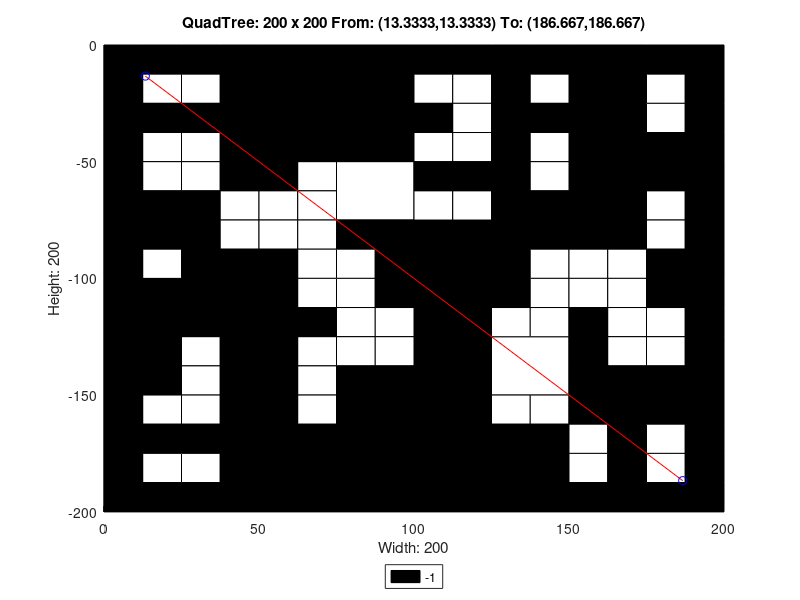

Write the MATLAB code that produced this figure.
axis([0 200 -200 0]);
title('QuadTree: 200 x 200 From: (13.3333,13.3333) To: (186.667,186.667)');
xlabel('Width: 200');
ylabel('Height: 200');
rectangle('Position',[50 -50 50 50], 'FaceColor',[0 0 0]);
rectangle('Position',[75 -75 25 25], 'FaceColor',[1 1 1]);
rectangle('Position',[150 -25 25 25], 'FaceColor',[0 0 0]);
rectangle('Position',[150 -50 25 25], 'FaceColor',[0 0 0]);
rectangle('Position',[100 -100 25 25], 'FaceColor',[0 0 0]);
rectangle('Position',[150 -75 25 25], 'FaceColor',[0 0 0]);
rectangle('Position',[0 -125 25 25], 'FaceColor',[0 0 0]);
rectangle('Position',[25 -125 25 25], 'FaceColor',[0 0 0]);
rectangle('Position',[0 -150 25 25], 'FaceColor',[0 0 0]);
rectangle('Position',[75 -175 25 25], 'FaceColor',[0 0 0]);
rectangle('Position',[50 -200 25 25], 'FaceColor',[0 0 0]);
rectangle('Position',[75 -200 25 25], 'FaceColor',[0 0 0]);
rectangle('Position',[100 -125 25 25], 'FaceColor',[0 0 0]);
rectangle('Position',[100 -150 25 25], 'FaceColor',[0 0 0]);
rectangle('Position',[125 -150 25 25], 'FaceColor',[1 1 1]);
rectangle('Position',[100 -175 25 25], 'FaceColor',[0 0 0]);
rectangle('Position',[100 -200 25 25], 'FaceColor',[0 0 0]);
rectangle('Position',[125 -200 25 25], 'FaceColor',[0 0 0]);
rectangle('Position',[0 -12.5 12.5 12.5], 'FaceColor',[0 0 0]);
rectangle('Position',[12.5 -12.5 12.5 12.5], 'FaceColor',[0 0 0]);
rectangle('Position',[0 -25 12.5 12.5], 'FaceColor',[0 0 0]);
rectangle('Position',[12.5 -25 12.5 12.5], 'FaceColor',[1 1 1]);
rectangle('Position',[25 -12.5 12.5 12.5], 'FaceColor',[0 0 0]);
rectangle('Position',[37.5 -12.5 12.5 12.5], 'FaceColor',[0 0 0]);
rectangle('Position',[25 -25 12.5 12.5], 'FaceColor',[1 1 1]);
rectangle('Position',[37.5 -25 12.5 12.5], 'FaceColor',[0 0 0]);
rectangle('Position',[0 -37.5 12.5 12.5], 'FaceColor',[0 0 0]);
rectangle('Position',[12.5 -37.5 12.5 12.5], 'FaceColor',[0 0 0]);
rectangle('Position',[0 -50 12.5 12.5], 'FaceColor',[0 0 0]);
rectangle('Position',[12.5 -50 12.5 12.5], 'FaceColor',[1 1 1]);
rectangle('Position',[25 -37.5 12.5 12.5], 'FaceColor',[0 0 0]);
rectangle('Position',[37.5 -37.5 12.5 12.5], 'FaceColor',[0 0 0]);
rectangle('Position',[25 -50 12.5 12.5], 'FaceColor',[1 1 1]);
rectangle('Position',[37.5 -50 12.5 12.5], 'FaceColor',[0 0 0]);
rectangle('Position',[0 -62.5 12.5 12.5], 'FaceColor',[0 0 0]);
rectangle('Position',[12.5 -62.5 12.5 12.5], 'FaceColor',[1 1 1]);
rectangle('Position',[0 -75 12.5 12.5], 'FaceColor',[0 0 0]);
rectangle('Position',[12.5 -75 12.5 12.5], 'FaceColor',[0 0 0]);
rectangle('Position',[25 -62.5 12.5 12.5], 'FaceColor',[1 1 1]);
rectangle('Position',[37.5 -62.5 12.5 12.5], 'FaceColor',[0 0 0]);
rectangle('Position',[25 -75 12.5 12.5], 'FaceColor',[0 0 0]);
rectangle('Position',[37.5 -75 12.5 12.5], 'FaceColor',[1 1 1]);
rectangle('Position',[0 -87.5 12.5 12.5], 'FaceColor',[0 0 0]);
rectangle('Position',[12.5 -87.5 12.5 12.5], 'FaceColor',[0 0 0]);
rectangle('Position',[0 -100 12.5 12.5], 'FaceColor',[0 0 0]);
rectangle('Position',[12.5 -100 12.5 12.5], 'FaceColor',[1 1 1]);
rectangle('Position',[25 -87.5 12.5 12.5], 'FaceColor',[0 0 0]);
rectangle('Position',[37.5 -87.5 12.5 12.5], 'FaceColor',[1 1 1]);
rectangle('Position',[25 -100 12.5 12.5], 'FaceColor',[0 0 0]);
rectangle('Position',[37.5 -100 12.5 12.5], 'FaceColor',[0 0 0]);
rectangle('Position',[50 -62.5 12.5 12.5], 'FaceColor',[0 0 0]);
rectangle('Position',[62.5 -62.5 12.5 12.5], 'FaceColor',[1 1 1]);
rectangle('Position',[50 -75 12.5 12.5], 'FaceColor',[1 1 1]);
rectangle('Position',[62.5 -75 12.5 12.5], 'FaceColor',[1 1 1]);
rectangle('Position',[50 -87.5 12.5 12.5], 'FaceColor',[1 1 1]);
rectangle('Position',[62.5 -87.5 12.5 12.5], 'FaceColor',[1 1 1]);
rectangle('Position',[50 -100 12.5 12.5], 'FaceColor',[0 0 0]);
rectangle('Position',[62.5 -100 12.5 12.5], 'FaceColor',[1 1 1]);
rectangle('Position',[75 -87.5 12.5 12.5], 'FaceColor',[0 0 0]);
rectangle('Position',[87.5 -87.5 12.5 12.5], 'FaceColor',[0 0 0]);
rectangle('Position',[75 -100 12.5 12.5], 'FaceColor',[1 1 1]);
rectangle('Position',[87.5 -100 12.5 12.5], 'FaceColor',[0 0 0]);
rectangle('Position',[100 -12.5 12.5 12.5], 'FaceColor',[0 0 0]);
rectangle('Position',[112.5 -12.5 12.5 12.5], 'FaceColor',[0 0 0]);
rectangle('Position',[100 -25 12.5 12.5], 'FaceColor',[1 1 1]);
rectangle('Position',[112.5 -25 12.5 12.5], 'FaceColor',[1 1 1]);
rectangle('Position',[125 -12.5 12.5 12.5], 'FaceColor',[0 0 0]);
rectangle('Position',[137.5 -12.5 12.5 12.5], 'FaceColor',[0 0 0]);
rectangle('Position',[125 -25 12.5 12.5], 'FaceColor',[0 0 0]);
rectangle('Position',[137.5 -25 12.5 12.5], 'FaceColor',[1 1 1]);
rectangle('Position',[100 -37.5 12.5 12.5], 'FaceColor',[0 0 0]);
rectangle('Position',[112.5 -37.5 12.5 12.5], 'FaceColor',[1 1 1]);
rectangle('Position',[100 -50 12.5 12.5], 'FaceColor',[1 1 1]);
rectangle('Position',[112.5 -50 12.5 12.5], 'FaceColor',[1 1 1]);
rectangle('Position',[125 -37.5 12.5 12.5], 'FaceColor',[0 0 0]);
rectangle('Position',[137.5 -37.5 12.5 12.5], 'FaceColor',[0 0 0]);
rectangle('Position',[125 -50 12.5 12.5], 'FaceColor',[0 0 0]);
rectangle('Position',[137.5 -50 12.5 12.5], 'FaceColor',[1 1 1]);
rectangle('Position',[175 -12.5 12.5 12.5], 'FaceColor',[0 0 0]);
rectangle('Position',[187.5 -12.5 12.5 12.5], 'FaceColor',[0 0 0]);
rectangle('Position',[175 -25 12.5 12.5], 'FaceColor',[1 1 1]);
rectangle('Position',[187.5 -25 12.5 12.5], 'FaceColor',[0 0 0]);
rectangle('Position',[175 -37.5 12.5 12.5], 'FaceColor',[1 1 1]);
rectangle('Position',[187.5 -37.5 12.5 12.5], 'FaceColor',[0 0 0]);
rectangle('Position',[175 -50 12.5 12.5], 'FaceColor',[0 0 0]);
rectangle('Position',[187.5 -50 12.5 12.5], 'FaceColor',[0 0 0]);
rectangle('Position',[100 -62.5 12.5 12.5], 'FaceColor',[0 0 0]);
rectangle('Position',[112.5 -62.5 12.5 12.5], 'FaceColor',[0 0 0]);
rectangle('Position',[100 -75 12.5 12.5], 'FaceColor',[1 1 1]);
rectangle('Position',[112.5 -75 12.5 12.5], 'FaceColor',[1 1 1]);
rectangle('Position',[125 -62.5 12.5 12.5], 'FaceColor',[0 0 0]);
rectangle('Position',[137.5 -62.5 12.5 12.5], 'FaceColor',[1 1 1]);
rectangle('Position',[125 -75 12.5 12.5], 'FaceColor',[0 0 0]);
rectangle('Position',[137.5 -75 12.5 12.5], 'FaceColor',[0 0 0]);
rectangle('Position',[125 -87.5 12.5 12.5], 'FaceColor',[0 0 0]);
rectangle('Position',[137.5 -87.5 12.5 12.5], 'FaceColor',[0 0 0]);
rectangle('Position',[125 -100 12.5 12.5], 'FaceColor',[0 0 0]);
rectangle('Position',[137.5 -100 12.5 12.5], 'FaceColor',[1 1 1]);
rectangle('Position',[175 -62.5 12.5 12.5], 'FaceColor',[0 0 0]);
rectangle('Position',[187.5 -62.5 12.5 12.5], 'FaceColor',[0 0 0]);
rectangle('Position',[175 -75 12.5 12.5], 'FaceColor',[1 1 1]);
rectangle('Position',[187.5 -75 12.5 12.5], 'FaceColor',[0 0 0]);
rectangle('Position',[150 -87.5 12.5 12.5], 'FaceColor',[0 0 0]);
rectangle('Position',[162.5 -87.5 12.5 12.5], 'FaceColor',[0 0 0]);
rectangle('Position',[150 -100 12.5 12.5], 'FaceColor',[1 1 1]);
rectangle('Position',[162.5 -100 12.5 12.5], 'FaceColor',[1 1 1]);
rectangle('Position',[175 -87.5 12.5 12.5], 'FaceColor',[1 1 1]);
rectangle('Position',[187.5 -87.5 12.5 12.5], 'FaceColor',[0 0 0]);
rectangle('Position',[175 -100 12.5 12.5], 'FaceColor',[0 0 0]);
rectangle('Position',[187.5 -100 12.5 12.5], 'FaceColor',[0 0 0]);
rectangle('Position',[25 -137.5 12.5 12.5], 'FaceColor',[1 1 1]);
rectangle('Position',[37.5 -137.5 12.5 12.5], 'FaceColor',[0 0 0]);
rectangle('Position',[25 -150 12.5 12.5], 'FaceColor',[1 1 1]);
rectangle('Position',[37.5 -150 12.5 12.5], 'FaceColor',[0 0 0]);
rectangle('Position',[50 -112.5 12.5 12.5], 'FaceColor',[0 0 0]);
rectangle('Position',[62.5 -112.5 12.5 12.5], 'FaceColor',[1 1 1]);
rectangle('Position',[50 -125 12.5 12.5], 'FaceColor',[0 0 0]);
rectangle('Position',[62.5 -125 12.5 12.5], 'FaceColor',[0 0 0]);
rectangle('Position',[75 -112.5 12.5 12.5], 'FaceColor',[1 1 1]);
rectangle('Position',[87.5 -112.5 12.5 12.5], 'FaceColor',[0 0 0]);
rectangle('Position',[75 -125 12.5 12.5], 'FaceColor',[1 1 1]);
rectangle('Position',[87.5 -125 12.5 12.5], 'FaceColor',[1 1 1]);
rectangle('Position',[50 -137.5 12.5 12.5], 'FaceColor',[0 0 0]);
rectangle('Position',[62.5 -137.5 12.5 12.5], 'FaceColor',[1 1 1]);
rectangle('Position',[50 -150 12.5 12.5], 'FaceColor',[0 0 0]);
rectangle('Position',[62.5 -150 12.5 12.5], 'FaceColor',[1 1 1]);
rectangle('Position',[75 -137.5 12.5 12.5], 'FaceColor',[1 1 1]);
rectangle('Position',[87.5 -137.5 12.5 12.5], 'FaceColor',[1 1 1]);
rectangle('Position',[75 -150 12.5 12.5], 'FaceColor',[0 0 0]);
rectangle('Position',[87.5 -150 12.5 12.5], 'FaceColor',[0 0 0]);
rectangle('Position',[0 -162.5 12.5 12.5], 'FaceColor',[0 0 0]);
rectangle('Position',[12.5 -162.5 12.5 12.5], 'FaceColor',[1 1 1]);
rectangle('Position',[0 -175 12.5 12.5], 'FaceColor',[0 0 0]);
rectangle('Position',[12.5 -175 12.5 12.5], 'FaceColor',[0 0 0]);
rectangle('Position',[25 -162.5 12.5 12.5], 'FaceColor',[1 1 1]);
rectangle('Position',[37.5 -162.5 12.5 12.5], 'FaceColor',[0 0 0]);
rectangle('Position',[25 -175 12.5 12.5], 'FaceColor',[0 0 0]);
rectangle('Position',[37.5 -175 12.5 12.5], 'FaceColor',[0 0 0]);
rectangle('Position',[0 -187.5 12.5 12.5], 'FaceColor',[0 0 0]);
rectangle('Position',[12.5 -187.5 12.5 12.5], 'FaceColor',[1 1 1]);
rectangle('Position',[0 -200 12.5 12.5], 'FaceColor',[0 0 0]);
rectangle('Position',[12.5 -200 12.5 12.5], 'FaceColor',[0 0 0]);
rectangle('Position',[25 -187.5 12.5 12.5], 'FaceColor',[1 1 1]);
rectangle('Position',[37.5 -187.5 12.5 12.5], 'FaceColor',[0 0 0]);
rectangle('Position',[25 -200 12.5 12.5], 'FaceColor',[0 0 0]);
rectangle('Position',[37.5 -200 12.5 12.5], 'FaceColor',[0 0 0]);
rectangle('Position',[50 -162.5 12.5 12.5], 'FaceColor',[0 0 0]);
rectangle('Position',[62.5 -162.5 12.5 12.5], 'FaceColor',[1 1 1]);
rectangle('Position',[50 -175 12.5 12.5], 'FaceColor',[0 0 0]);
rectangle('Position',[62.5 -175 12.5 12.5], 'FaceColor',[0 0 0]);
rectangle('Position',[125 -112.5 12.5 12.5], 'FaceColor',[0 0 0]);
rectangle('Position',[137.5 -112.5 12.5 12.5], 'FaceColor',[1 1 1]);
rectangle('Position',[125 -125 12.5 12.5], 'FaceColor',[1 1 1]);
rectangle('Position',[137.5 -125 12.5 12.5], 'FaceColor',[1 1 1]);
rectangle('Position',[150 -112.5 12.5 12.5], 'FaceColor',[1 1 1]);
rectangle('Position',[162.5 -112.5 12.5 12.5], 'FaceColor',[1 1 1]);
rectangle('Position',[150 -125 12.5 12.5], 'FaceColor',[0 0 0]);
rectangle('Position',[162.5 -125 12.5 12.5], 'FaceColor',[1 1 1]);
rectangle('Position',[175 -112.5 12.5 12.5], 'FaceColor',[0 0 0]);
rectangle('Position',[187.5 -112.5 12.5 12.5], 'FaceColor',[0 0 0]);
rectangle('Position',[175 -125 12.5 12.5], 'FaceColor',[1 1 1]);
rectangle('Position',[187.5 -125 12.5 12.5], 'FaceColor',[0 0 0]);
rectangle('Position',[150 -137.5 12.5 12.5], 'FaceColor',[0 0 0]);
rectangle('Position',[162.5 -137.5 12.5 12.5], 'FaceColor',[1 1 1]);
rectangle('Position',[150 -150 12.5 12.5], 'FaceColor',[0 0 0]);
rectangle('Position',[162.5 -150 12.5 12.5], 'FaceColor',[0 0 0]);
rectangle('Position',[175 -137.5 12.5 12.5], 'FaceColor',[1 1 1]);
rectangle('Position',[187.5 -137.5 12.5 12.5], 'FaceColor',[0 0 0]);
rectangle('Position',[175 -150 12.5 12.5], 'FaceColor',[0 0 0]);
rectangle('Position',[187.5 -150 12.5 12.5], 'FaceColor',[0 0 0]);
rectangle('Position',[125 -162.5 12.5 12.5], 'FaceColor',[1 1 1]);
rectangle('Position',[137.5 -162.5 12.5 12.5], 'FaceColor',[1 1 1]);
rectangle('Position',[125 -175 12.5 12.5], 'FaceColor',[0 0 0]);
rectangle('Position',[137.5 -175 12.5 12.5], 'FaceColor',[0 0 0]);
rectangle('Position',[150 -162.5 12.5 12.5], 'FaceColor',[0 0 0]);
rectangle('Position',[162.5 -162.5 12.5 12.5], 'FaceColor',[0 0 0]);
rectangle('Position',[150 -175 12.5 12.5], 'FaceColor',[1 1 1]);
rectangle('Position',[162.5 -175 12.5 12.5], 'FaceColor',[0 0 0]);
rectangle('Position',[175 -162.5 12.5 12.5], 'FaceColor',[0 0 0]);
rectangle('Position',[187.5 -162.5 12.5 12.5], 'FaceColor',[0 0 0]);
rectangle('Position',[175 -175 12.5 12.5], 'FaceColor',[1 1 1]);
rectangle('Position',[187.5 -175 12.5 12.5], 'FaceColor',[0 0 0]);
rectangle('Position',[150 -187.5 12.5 12.5], 'FaceColor',[1 1 1]);
rectangle('Position',[162.5 -187.5 12.5 12.5], 'FaceColor',[0 0 0]);
rectangle('Position',[150 -200 12.5 12.5], 'FaceColor',[0 0 0]);
rectangle('Position',[162.5 -200 12.5 12.5], 'FaceColor',[0 0 0]);
rectangle('Position',[175 -187.5 12.5 12.5], 'FaceColor',[1 1 1]);
rectangle('Position',[187.5 -187.5 12.5 12.5], 'FaceColor',[0 0 0]);
rectangle('Position',[175 -200 12.5 12.5], 'FaceColor',[0 0 0]);
rectangle('Position',[187.5 -200 12.5 12.5], 'FaceColor',[0 0 0]);
X=[186.667,13.3333];
Y=[-186.667,-13.3333];
hold on;
plot(X,Y,'r');
plot(X,Y,'bo');
legend('-1','Location','southoutside');
